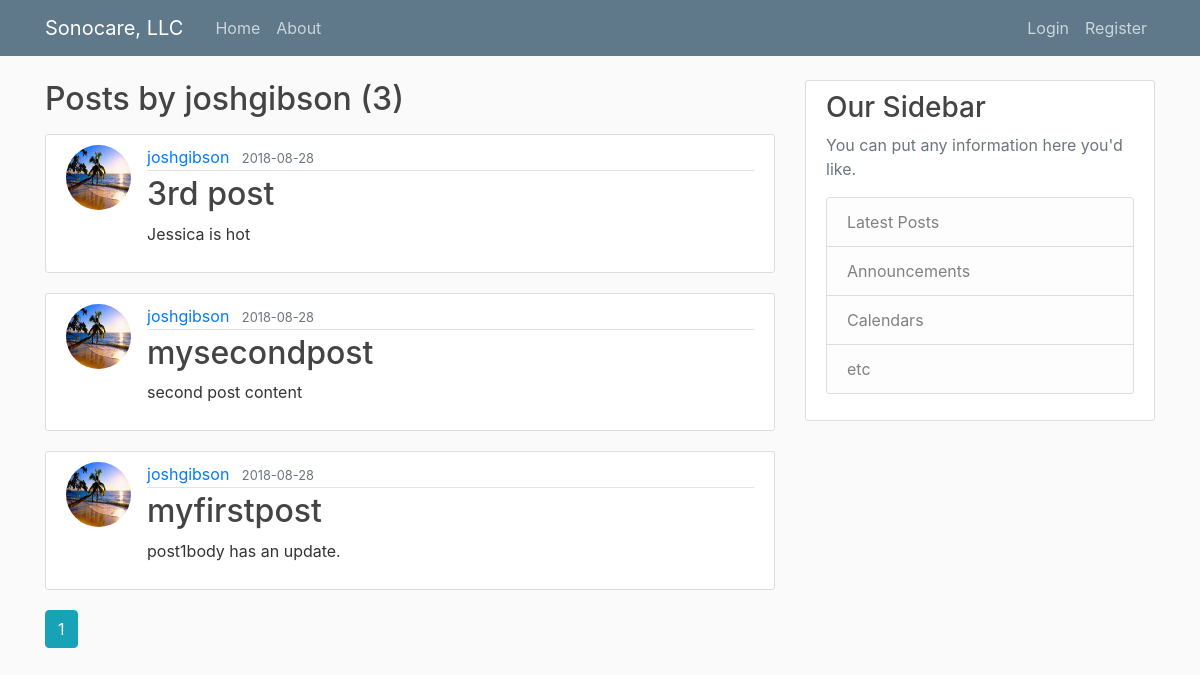
The page /user/joshgibson on the database as committed earlier.
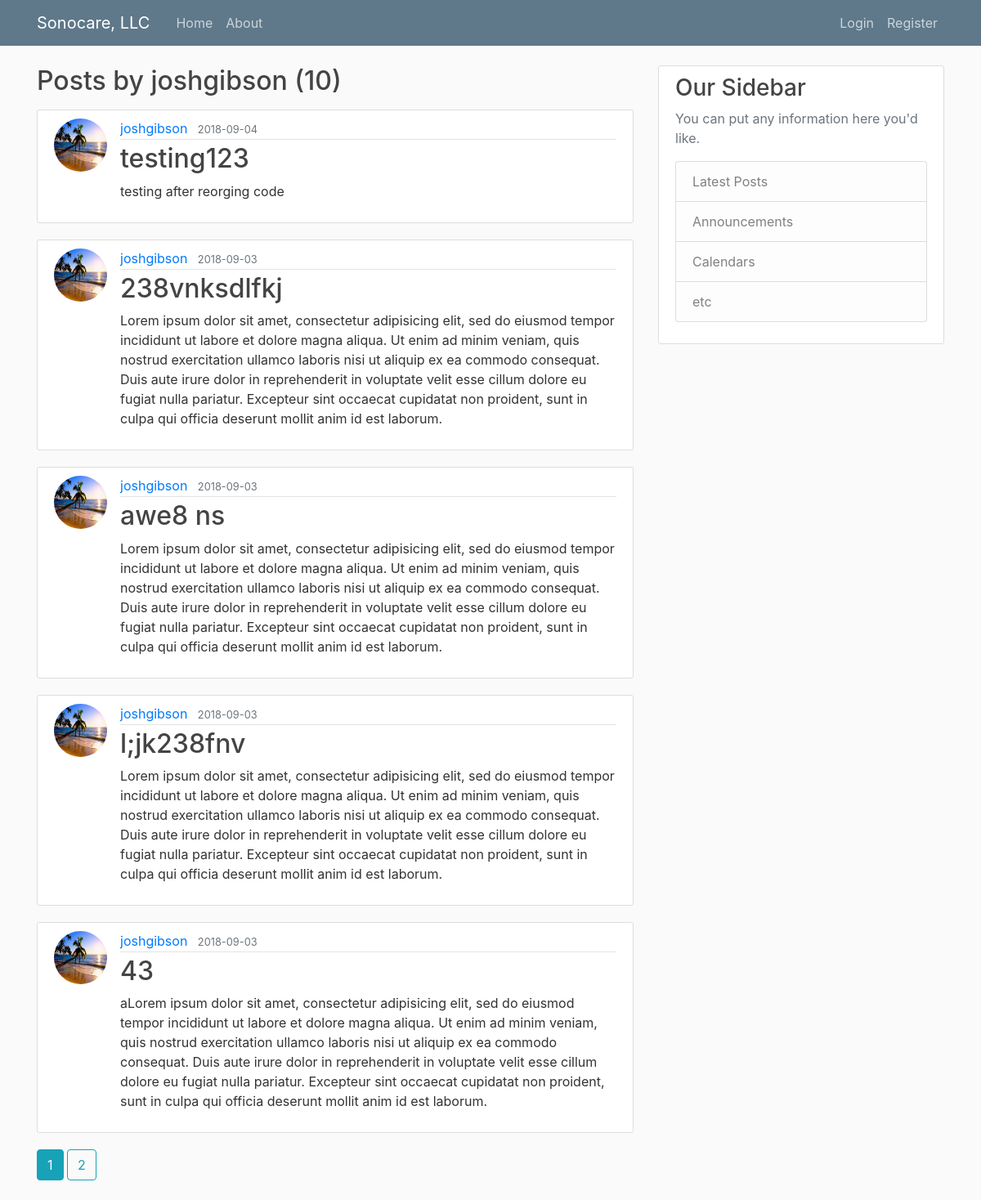
The same page on the database as committed later.
### flaskblog/models.py (models this page shows, shortened)
class Post(db.Model):
    id = db.Column(db.Integer, primary_key=True)
    title = db.Column(db.String(100), nullable=False)
    date_posted = db.Column(db.DateTime, nullable=False, default=datetime.utcnow)
    content = db.Column(db.Text, nullable=False)
    user_id = db.Column(db.Integer, db.ForeignKey('user.id'), nullable=False)

class User(db.Model, UserMixin):
    id = db.Column(db.Integer, primary_key=True)
    username = db.Column(db.String(20), unique=True, nullable=False)
    email = db.Column(db.String(120), unique=True, nullable=False)
    image_file = db.Column(db.String(20), nullable=False, default='default.jpg')
    password = db.Column(db.String(60), nullable=False)
    posts = db.relationship('Post', backref='author', lazy=True)

### flaskblog/users/routes.py (the view)
@users.route("/user/<string:username>")
def user_posts(username):
    page = request.args.get('page', 1, type=int)
    user = User.query.filter_by(username=username).first_or_404()
    posts = Post.query.filter_by(author=user)\
        .order_by(Post.date_posted.desc())\
        .paginate(page=page, per_page=5)
    return render_template('user_posts.html', posts=posts, user=user)

### flaskblog/templates/user_posts.html
{% extends "layout.html" %}
{% block content %}
    <h2 class="mb-3">Posts by {{ user.username }} ({{ posts.total }})</h2>
    {% for post in posts.items %}
        <article class="media content-section">
          <img class="rounded-circle article-img" src="{{ url_for('static', filename='profile_pics/' + post.author.image_file) }}">
          <div class="media-body">
            <div class="article-metadata">
              <a class="mr-2" href="{{ url_for('users.user_posts', username=post.author.username) }}">{{ post.author.username }}</a>
              <small class="text-muted">{{ post.date_posted.strftime('%Y-%m-%d') }}</small>
            </div>
            <h2><a class="article-title" href="{{ url_for('posts.post', post_id=post.id) }}">{{ post.title }}</a></h2>
            <p class="article-content">{{ post.content }}</p>
          </div>
        </article>
    {% endfor %}
    {% for page_num in posts.iter_pages(left_edge=1, right_edge=1, left_current=1, right_current=2) %}
        {% if page_num %}
            {% if posts.page == page_num %}
            <a class="btn btn-info mb-4" href="{{ url_for('main.home', page=page_num) }}">{{ page_num }}</a>
            {% else %}
            <a class="btn btn-outline-info mb-4" href="{{ url_for('users.user_posts', username=user.username, page=page_num) }}">{{ page_num }}</a>
            {% endif %}
        {% else %}
            ...
        {% endif %}
    {% endfor %}
{% endblock content %}

Rows that differ between the two databases and show on the page:
no longer on this page (row unchanged): Post: image_file (picture), author.username "joshgibson", date_posted "2018-08-28", title "3rd post", content "Jessica is hot"
no longer on this page (row unchanged): Post: image_file (picture), author.username "joshgibson", date_posted "2018-08-28", title "mysecondpost", content "second post content"
no longer on this page (row unchanged): Post: image_file (picture), author.username "joshgibson", date_posted "2018-08-28", title "myfirstpost", content "post1body has an update."
added Post: image_file (picture), author.username "joshgibson", date_posted "2018-09-04", title "testing123", content "testing after reorging code"
added Post: image_file (picture), author.username "joshgibson", date_posted "2018-09-03", title "238vnksdlfkj", content "Lorem ipsum dolor sit amet, consectetur adipisicing elit, sed do eiusmod tempor incididunt ut labore et dolore magna aliqua. Ut enim ad minim veniam, quis nostrud exercitation ullamco laboris nisi ut aliquip ex ea commodo consequat. Duis aute irure dolor in reprehenderit in voluptate velit esse cillum dolore eu fugiat nulla pariatur. Excepteur sint occaecat cupidatat non proident, sunt in culpa qui officia deserunt mollit anim id est laborum."
added Post: image_file (picture), author.username "joshgibson", date_posted "2018-09-03", title "awe8 ns", content "Lorem ipsum dolor sit amet, consectetur adipisicing elit, sed do eiusmod tempor incididunt ut labore et dolore magna aliqua. Ut enim ad minim veniam, quis nostrud exercitation ullamco laboris nisi ut aliquip ex ea commodo consequat. Duis aute irure dolor in reprehenderit in voluptate velit esse cillum dolore eu fugiat nulla pariatur. Excepteur sint occaecat cupidatat non proident, sunt in culpa qui officia deserunt mollit anim id est laborum."
added Post: image_file (picture), author.username "joshgibson", date_posted "2018-09-03", title "l;jk238fnv", content "Lorem ipsum dolor sit amet, consectetur adipisicing elit, sed do eiusmod tempor incididunt ut labore et dolore magna aliqua. Ut enim ad minim veniam, quis nostrud exercitation ullamco laboris nisi ut aliquip ex ea commodo consequat. Duis aute irure dolor in reprehenderit in voluptate velit esse cillum dolore eu fugiat nulla pariatur. Excepteur sint occaecat cupidatat non proident, sunt in culpa qui officia deserunt mollit anim id est laborum."
added Post: image_file (picture), author.username "joshgibson", date_posted "2018-09-03", title "43", content "aLorem ipsum dolor sit amet, consectetur adipisicing elit, sed do eiusmod tempor incididunt ut labore et dolore magna aliqua. Ut enim ad minim veniam, quis nostrud exercitation ullamco laboris nisi ut aliquip ex ea commodo consequat. Duis aute irure dolor in reprehenderit in voluptate velit esse cillum dolore eu fugiat nulla pariatur. Excepteur sint occaecat cupidatat non proident, sunt in culpa qui officia deserunt mollit anim id est laborum."
Other text that changed with them:
{{ posts.total }}: "3" → "10"
new list line: "2"
